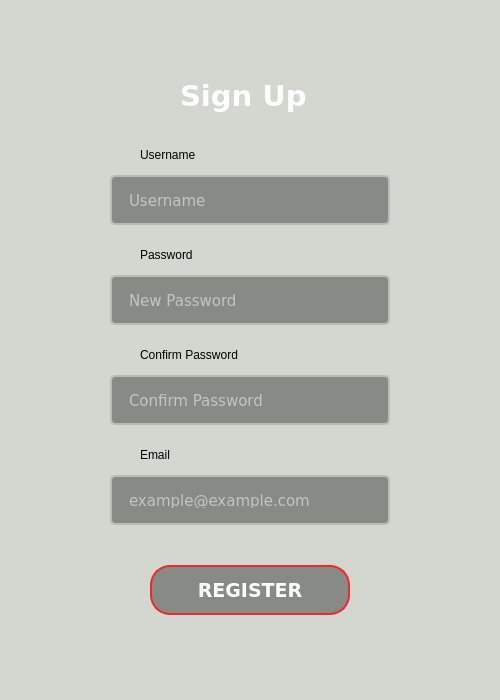
<?xml version="1.0" encoding="UTF-8"?>
<ui version="4.0">
 <class>MainWindow</class>
 <widget class="QMainWindow" name="MainWindow">
  <property name="geometry">
   <rect>
    <x>0</x>
    <y>0</y>
    <width>500</width>
    <height>700</height>
   </rect>
  </property>
  <property name="maximumSize">
   <size>
    <width>500</width>
    <height>700</height>
   </size>
  </property>
  <property name="windowTitle">
   <string>MainWindow</string>
  </property>
  <widget class="QWidget" name="centralwidget">
   <property name="minimumSize">
    <size>
     <width>500</width>
     <height>700</height>
    </size>
   </property>
   <property name="maximumSize">
    <size>
     <width>500</width>
     <height>700</height>
    </size>
   </property>
   <property name="styleSheet">
    <string notr="true">background-color: rgb(211, 215, 207);</string>
   </property>
   <widget class="QFrame" name="frame_1">
    <property name="geometry">
     <rect>
      <x>9</x>
      <y>9</y>
      <width>482</width>
      <height>40</height>
     </rect>
    </property>
    <property name="maximumSize">
     <size>
      <width>16777215</width>
      <height>40</height>
     </size>
    </property>
    <property name="styleSheet">
     <string notr="true">border:0</string>
    </property>
    <property name="frameShape">
     <enum>QFrame::StyledPanel</enum>
    </property>
    <property name="frameShadow">
     <enum>QFrame::Raised</enum>
    </property>
    <widget class="QPushButton" name="BacktoLOGIN">
     <property name="geometry">
      <rect>
       <x>0</x>
       <y>0</y>
       <width>50</width>
       <height>40</height>
      </rect>
     </property>
     <property name="styleSheet">
      <string notr="true">background-image: url(:/LeftArrow/Design/icones/left-arrow_1_50x40.png);</string>
     </property>
     <property name="text">
      <string/>
     </property>
    </widget>
   </widget>
   <widget class="QFrame" name="frame_2">
    <property name="geometry">
     <rect>
      <x>10</x>
      <y>55</y>
      <width>482</width>
      <height>590</height>
     </rect>
    </property>
    <property name="styleSheet">
     <string notr="true">border:0</string>
    </property>
    <property name="frameShape">
     <enum>QFrame::StyledPanel</enum>
    </property>
    <property name="frameShadow">
     <enum>QFrame::Raised</enum>
    </property>
    <widget class="QLineEdit" name="NewPassword">
     <property name="enabled">
      <bool>true</bool>
     </property>
     <property name="geometry">
      <rect>
       <x>100</x>
       <y>220</y>
       <width>280</width>
       <height>50</height>
      </rect>
     </property>
     <property name="font">
      <font>
       <family>DejaVu Sans</family>
       <pointsize>11</pointsize>
       <weight>50</weight>
       <bold>false</bold>
      </font>
     </property>
     <property name="styleSheet">
      <string notr="true">QLineEdit{

border-radius: 5px;
padding: 15px;
color: rgb(255, 255, 255);
border: 2px solid rgb(186, 189, 182);
background-color: rgb(136, 138, 133);
}
QLineEdit:hover{
border: 2px solid rgb(122, 6, 6);
}

QLineEdit:focus{
border: 2px solid rgb(239, 41, 41);
color: rgb(200, 200, 200);
}
</string>
     </property>
     <property name="text">
      <string/>
     </property>
     <property name="echoMode">
      <enum>QLineEdit::Password</enum>
     </property>
     <property name="placeholderText">
      <string>New Password</string>
     </property>
    </widget>
    <widget class="QPushButton" name="REGISTERButton">
     <property name="enabled">
      <bool>true</bool>
     </property>
     <property name="geometry">
      <rect>
       <x>140</x>
       <y>510</y>
       <width>200</width>
       <height>50</height>
      </rect>
     </property>
     <property name="font">
      <font>
       <family>DejaVu Sans</family>
       <pointsize>14</pointsize>
       <weight>75</weight>
       <italic>false</italic>
       <bold>true</bold>
      </font>
     </property>
     <property name="styleSheet">
      <string notr="true">QPushButton{
	background-color: rgb(46, 52, 54);
	border: 2px solid rgb(239, 41, 41);
	border-radius: 20px;
	color: rgb(255, 255, 255);
	background-color: rgb(136, 138, 133);
}

QPushButton:pressed{
	background-color: rgb(239, 41, 41);
	border: 2px solid rgb(239, 41, 41);
}</string>
     </property>
     <property name="text">
      <string>REGISTER</string>
     </property>
    </widget>
    <widget class="QLineEdit" name="New_Username">
     <property name="enabled">
      <bool>true</bool>
     </property>
     <property name="geometry">
      <rect>
       <x>100</x>
       <y>120</y>
       <width>280</width>
       <height>50</height>
      </rect>
     </property>
     <property name="font">
      <font>
       <family>DejaVu Sans</family>
       <pointsize>11</pointsize>
       <weight>50</weight>
       <bold>false</bold>
      </font>
     </property>
     <property name="styleSheet">
      <string notr="true">QLineEdit{
border-radius: 5px;
padding: 15px;
color: rgb(255, 255, 255);
border: 2px solid rgb(186, 189, 182);
background-color: rgb(136, 138, 133);
}
QLineEdit:hover{
border: 2px solid rgb(122, 6, 6);
}

QLineEdit:focus{
border: 2px solid rgb(239, 41, 41);
color: rgb(200, 200, 200);
}
</string>
     </property>
     <property name="text">
      <string/>
     </property>
     <property name="placeholderText">
      <string>Username</string>
     </property>
    </widget>
    <widget class="QLabel" name="NewAccount">
     <property name="geometry">
      <rect>
       <x>170</x>
       <y>20</y>
       <width>131</width>
       <height>41</height>
      </rect>
     </property>
     <property name="font">
      <font>
       <family>DejaVu Sans</family>
       <pointsize>22</pointsize>
       <weight>75</weight>
       <bold>true</bold>
      </font>
     </property>
     <property name="styleSheet">
      <string notr="true">color: rgb(255, 255, 255);</string>
     </property>
     <property name="text">
      <string>Sign Up</string>
     </property>
    </widget>
    <widget class="QLabel" name="Username">
     <property name="geometry">
      <rect>
       <x>130</x>
       <y>90</y>
       <width>71</width>
       <height>19</height>
      </rect>
     </property>
     <property name="styleSheet">
      <string notr="true">color: rgb(0, 0, 0);</string>
     </property>
     <property name="text">
      <string>Username</string>
     </property>
    </widget>
    <widget class="QLabel" name="Password">
     <property name="geometry">
      <rect>
       <x>130</x>
       <y>190</y>
       <width>67</width>
       <height>19</height>
      </rect>
     </property>
     <property name="styleSheet">
      <string notr="true">color: rgb(0, 0, 0);</string>
     </property>
     <property name="text">
      <string>Password</string>
     </property>
    </widget>
    <widget class="QLabel" name="ConfirmPassord">
     <property name="geometry">
      <rect>
       <x>130</x>
       <y>290</y>
       <width>131</width>
       <height>19</height>
      </rect>
     </property>
     <property name="styleSheet">
      <string notr="true">color: rgb(0, 0, 0);</string>
     </property>
     <property name="text">
      <string>Confirm Password</string>
     </property>
    </widget>
    <widget class="QLineEdit" name="ConfirmPassword">
     <property name="enabled">
      <bool>true</bool>
     </property>
     <property name="geometry">
      <rect>
       <x>100</x>
       <y>320</y>
       <width>280</width>
       <height>50</height>
      </rect>
     </property>
     <property name="font">
      <font>
       <family>DejaVu Sans</family>
       <pointsize>11</pointsize>
       <weight>50</weight>
       <bold>false</bold>
      </font>
     </property>
     <property name="styleSheet">
      <string notr="true">QLineEdit{
border-radius: 5px;
padding: 15px;
color: rgb(255, 255, 255);
border: 2px solid rgb(186, 189, 182);
background-color: rgb(136, 138, 133);
}
QLineEdit:hover{
border: 2px solid rgb(122, 6, 6);
}

QLineEdit:focus{
border: 2px solid rgb(239, 41, 41);
color: rgb(200, 200, 200);
}
</string>
     </property>
     <property name="text">
      <string/>
     </property>
     <property name="echoMode">
      <enum>QLineEdit::Password</enum>
     </property>
     <property name="placeholderText">
      <string>Confirm Password</string>
     </property>
    </widget>
    <widget class="QLabel" name="Email">
     <property name="geometry">
      <rect>
       <x>130</x>
       <y>390</y>
       <width>131</width>
       <height>19</height>
      </rect>
     </property>
     <property name="styleSheet">
      <string notr="true">color: rgb(0, 0, 0);</string>
     </property>
     <property name="text">
      <string>Email</string>
     </property>
    </widget>
    <widget class="QLineEdit" name="email">
     <property name="enabled">
      <bool>true</bool>
     </property>
     <property name="geometry">
      <rect>
       <x>100</x>
       <y>420</y>
       <width>280</width>
       <height>50</height>
      </rect>
     </property>
     <property name="font">
      <font>
       <family>DejaVu Sans</family>
       <pointsize>11</pointsize>
       <weight>50</weight>
       <bold>false</bold>
      </font>
     </property>
     <property name="styleSheet">
      <string notr="true">QLineEdit{
border: 2px solid rgb(186, 189, 182);
background-color: rgb(136, 138, 133);
border-radius: 5px;
padding: 15px;
color: rgb(255, 255, 255);
}
QLineEdit:hover{
border: 2px solid rgb(122, 6, 6);
}

QLineEdit:focus{
border: 2px solid rgb(239, 41, 41);
color: rgb(200, 200, 200);
}
</string>
     </property>
     <property name="text">
      <string/>
     </property>
     <property name="placeholderText">
      <string>example@example.com</string>
     </property>
    </widget>
    <widget class="QFrame" name="frame">
     <property name="geometry">
      <rect>
       <x>100</x>
       <y>190</y>
       <width>21</width>
       <height>21</height>
      </rect>
     </property>
     <property name="styleSheet">
      <string notr="true">background-image: url(:/PadLock/Design/icones/padlock_21x21.png);</string>
     </property>
     <property name="frameShape">
      <enum>QFrame::StyledPanel</enum>
     </property>
     <property name="frameShadow">
      <enum>QFrame::Raised</enum>
     </property>
    </widget>
    <widget class="QFrame" name="frame_4">
     <property name="geometry">
      <rect>
       <x>100</x>
       <y>290</y>
       <width>21</width>
       <height>21</height>
      </rect>
     </property>
     <property name="styleSheet">
      <string notr="true">background-image: url(:/PadLock/Design/icones/padlock_21x21.png);</string>
     </property>
     <property name="frameShape">
      <enum>QFrame::StyledPanel</enum>
     </property>
     <property name="frameShadow">
      <enum>QFrame::Raised</enum>
     </property>
    </widget>
    <widget class="QFrame" name="frame_5">
     <property name="geometry">
      <rect>
       <x>100</x>
       <y>90</y>
       <width>21</width>
       <height>21</height>
      </rect>
     </property>
     <property name="styleSheet">
      <string notr="true">
background-image: url(:/Username/Design/icones/user_21x21.png);</string>
     </property>
     <property name="frameShape">
      <enum>QFrame::StyledPanel</enum>
     </property>
     <property name="frameShadow">
      <enum>QFrame::Raised</enum>
     </property>
    </widget>
    <widget class="QFrame" name="frame_6">
     <property name="geometry">
      <rect>
       <x>100</x>
       <y>390</y>
       <width>21</width>
       <height>21</height>
      </rect>
     </property>
     <property name="styleSheet">
      <string notr="true">background-image: url(:/email/Design/icones/envelope_21x21.png)</string>
     </property>
     <property name="frameShape">
      <enum>QFrame::StyledPanel</enum>
     </property>
     <property name="frameShadow">
      <enum>QFrame::Raised</enum>
     </property>
    </widget>
   </widget>
   <widget class="QFrame" name="frame_3">
    <property name="geometry">
     <rect>
      <x>9</x>
      <y>651</y>
      <width>482</width>
      <height>40</height>
     </rect>
    </property>
    <property name="minimumSize">
     <size>
      <width>35</width>
      <height>0</height>
     </size>
    </property>
    <property name="maximumSize">
     <size>
      <width>16777215</width>
      <height>40</height>
     </size>
    </property>
    <property name="styleSheet">
     <string notr="true">border:0</string>
    </property>
    <property name="frameShape">
     <enum>QFrame::StyledPanel</enum>
    </property>
    <property name="frameShadow">
     <enum>QFrame::Raised</enum>
    </property>
    <widget class="QFrame" name="Logo_3">
     <property name="geometry">
      <rect>
       <x>0</x>
       <y>0</y>
       <width>150</width>
       <height>40</height>
      </rect>
     </property>
     <property name="maximumSize">
      <size>
       <width>150</width>
       <height>40</height>
      </size>
     </property>
     <property name="styleSheet">
      <string notr="true">background-image: url(:/Bosh/Design/icones/bosch-logo_2_150x40.png);

border-radius: 5px</string>
     </property>
     <property name="frameShape">
      <enum>QFrame::StyledPanel</enum>
     </property>
     <property name="frameShadow">
      <enum>QFrame::Raised</enum>
     </property>
    </widget>
    <widget class="QFrame" name="Ua_2">
     <property name="geometry">
      <rect>
       <x>300</x>
       <y>0</y>
       <width>161</width>
       <height>80</height>
      </rect>
     </property>
     <property name="styleSheet">
      <string notr="true">background-repeat:none;
border-radius: 5px;
background-image: url(:/Bosh/Design/icones/UA1_150x40.png);</string>
     </property>
     <property name="frameShape">
      <enum>QFrame::StyledPanel</enum>
     </property>
     <property name="frameShadow">
      <enum>QFrame::Raised</enum>
     </property>
    </widget>
   </widget>
  </widget>
 </widget>
 <resources>
  <include location="file_rc.qrc"/>
 </resources>
 <connections/>
</ui>
